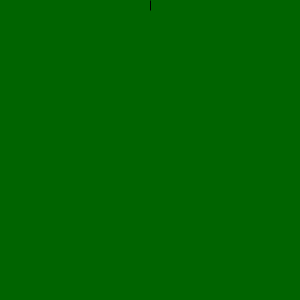
Frame 1 (no input)
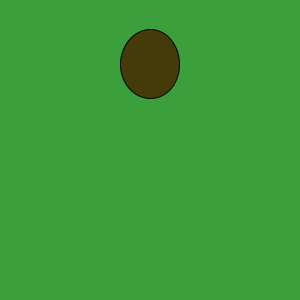
Frame 60 (the mouse pressed at the canvas centre just before this capture)
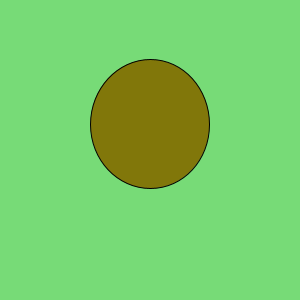
Frame 120 (the mouse held since frame 60 and released just before this capture)

The Processing sketch that drew these frames (run headless with seeded random() and noise(); from frame 60 on, the mouse is pressed at the canvas centre):

// Processing sketch: processing_18548
// ── processing_18548.pde

void setup(){
  size(300,300);
}
int x=0;
void draw(){
  background(x,x+100,x);
  fill(x+10,x,10);
  ellipse(width/2,x+5,x,x+10);
  x++;
}
